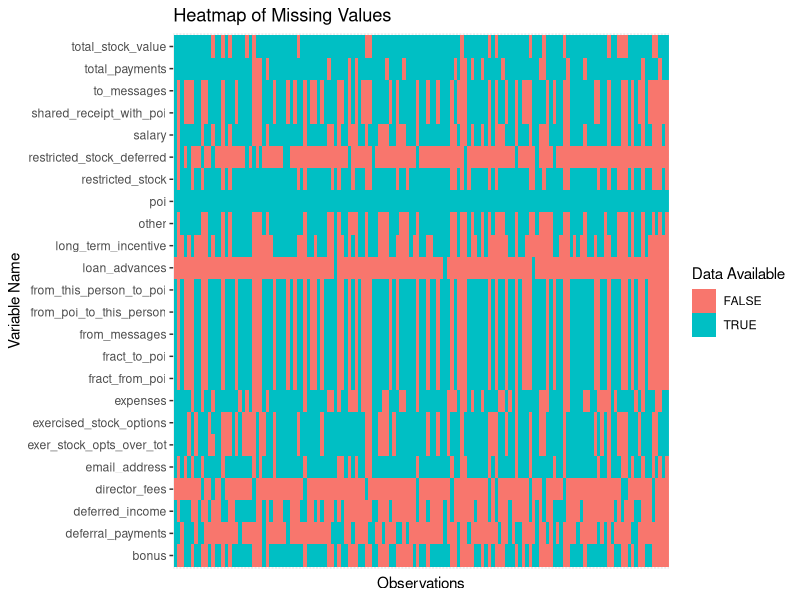
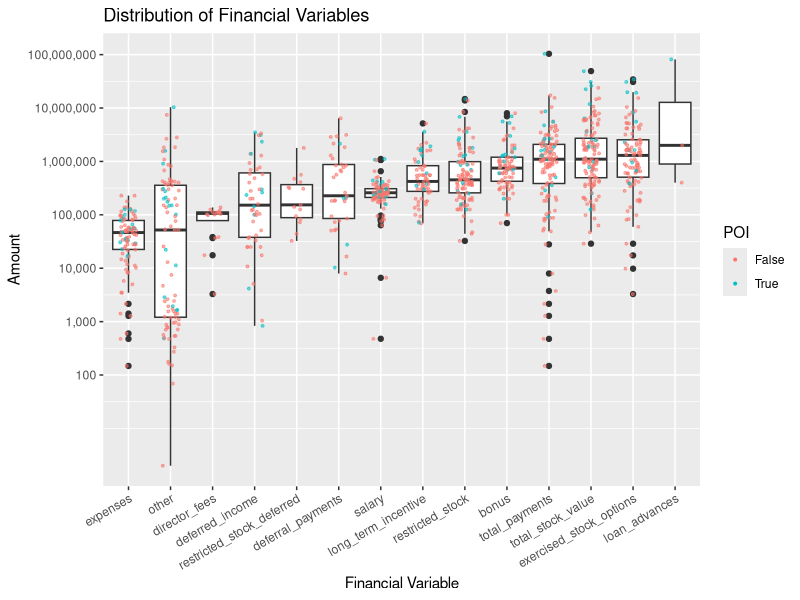
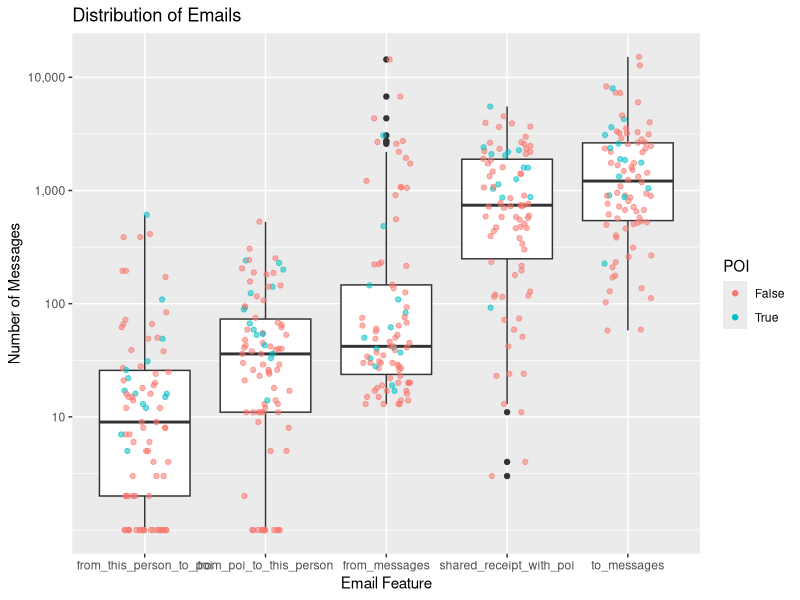
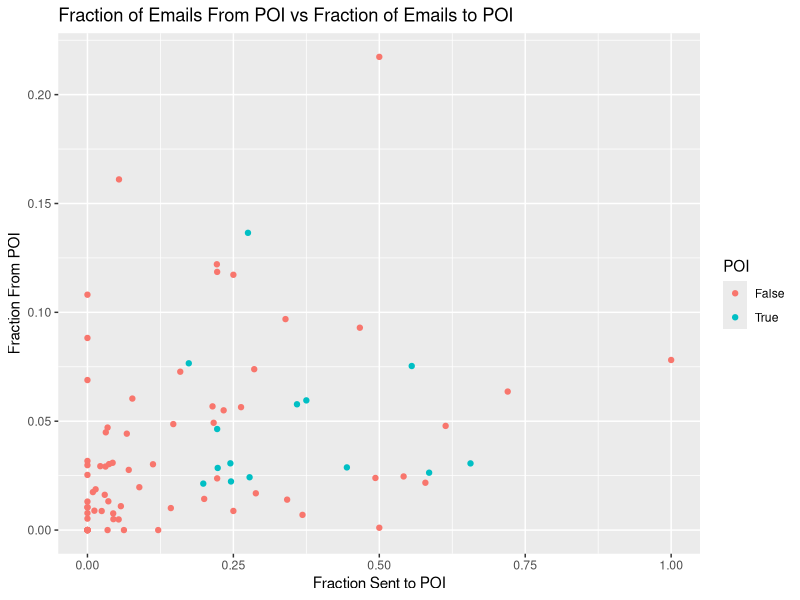

The R source for these figures, in order:
## ---- chunk 1
knitr::opts_chunk$set(echo = F,
                      message = F,
                      warning = F,
                      fig.align = 'center')
## ---- chunk 2
library(tidyverse)
library(ggplot2)
library(scales) # need to get labels = comma
library(GGally)
## ---- chunk 3
setwd('/Users/courtneyfergusonlee/p5')
enron <- read.csv('enron_data.csv', 
                  na.strings = 'NaN',
                  stringsAsFactors = F)
## ---- chunk 4
enron.new_features <- enron %>%
  mutate(fract_to_poi = from_this_person_to_poi/from_messages,
         fract_from_poi = from_poi_to_this_person/to_messages,
         exer_stock_opts_over_tot = exercised_stock_options/total_stock_value,
         poi = as.factor(poi))
## ---- chunk 5
enron.missing <- as.data.frame(sapply(enron.new_features, is.na))

enron.long <- enron.new_features %>%
  gather(var_name,
         value,
         -name,
         na.rm = F)

ggplot(data = enron.long,
       aes(x = name,
           y = var_name)) +
  geom_tile(aes(fill = !is.na(value))) +
  scale_color_manual(values = c('red', 'blue'),
                     breaks = c('FALSE', 'TRUE'),
                     labels = c('Missing', 'Present')) +
  theme(axis.text.x = element_blank(),
        axis.ticks.x = element_blank()) +
  ggtitle("Heatmap of Missing Values") +
  xlab("Observations") +
  ylab("Variable Name") +
  labs(fill = "Data Available")
## ---- chunk 6
financial_long <- enron %>%
  mutate(deferred_income = -deferred_income,
         restricted_stock_deferred = -restricted_stock_deferred) %>%
  select(expenses,
         other,
         director_fees,
         restricted_stock_deferred,
         deferred_income,
         deferral_payments,
         salary,
         long_term_incentive,
         restricted_stock,
         bonus,
         total_payments,
         total_stock_value,
         exercised_stock_options,
         loan_advances,
         poi) %>%
  gather(financial_var,
         amount,
         -poi) %>%
  mutate(financial_var = as.factor(financial_var))
## ---- chunk 7
ggplot(data = subset(financial_long, 
                     !is.na(amount) & amount > 0),
       aes(x = reorder(financial_var, 
                       amount, 
                       median),
           y = amount)) +
  geom_boxplot() +
  geom_jitter(aes(color = poi,
                  alpha = .2),
              width = .2,
              size = .7) +
  scale_y_log10(labels = comma,
                breaks = 10^seq(2, 8, 1)) +
  theme(axis.text.x = element_text(angle = 30, hjust = 1)) +
  ggtitle("Distribution of Financial Variables") +
  xlab("Financial Variable") +
  ylab("Amount") +
  guides(alpha = 'none') +
  labs(color = 'POI')

## ---- chunk 8
email_long <- enron %>%
  select(to_messages,
         shared_receipt_with_poi,
         from_messages,
         from_this_person_to_poi,
         from_poi_to_this_person,
         poi) %>%
  gather(email_feature,
         amount,
         -poi) %>%
  mutate(email_feature = as.factor(email_feature))
## ---- chunk 9
ggplot(data = subset(email_long, !is.na(amount)),
       aes(x = reorder(email_feature, amount, median),
           y = amount + 1)) +
  geom_boxplot() +
  geom_jitter(aes(alpha = .2,
                  color = poi),
              width = .2) +
  scale_y_log10(labels = comma,
                breaks = c(0,
                           10,
                           100,
                           1000,
                           10000)) +
  ggtitle('Distribution of Emails') +
  xlab('Email Feature') +
  ylab('Number of Messages') +
  guides(alpha = 'none') +
  labs(color = 'POI')
## ---- chunk 10
ggplot(data = enron.new_features,
       aes(x = fract_to_poi,
           y = fract_from_poi,
           color = poi)) +
  geom_point() +
  ggtitle('Fraction of Emails From POI vs Fraction of Emails to POI') +
  xlab('Fraction Sent to POI') +
  ylab('Fraction From POI') +
  labs(color = 'POI')
